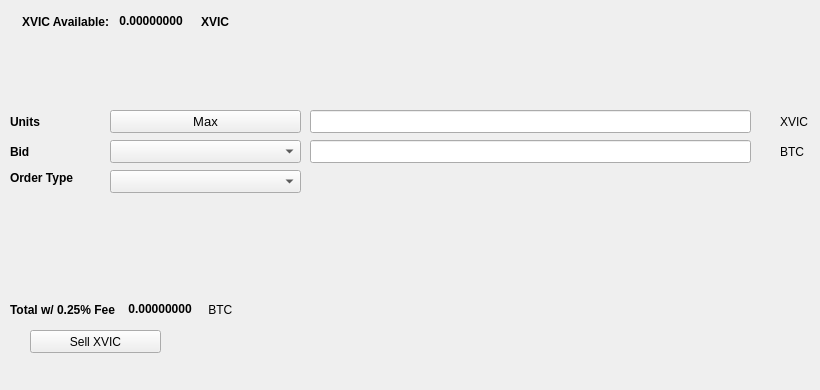
   <widget class="QWidget" name="SellTab">
    <attribute name="title">
     <string>Sell</string>
    </attribute>
    <widget class="QLabel" name="label_16">
     <property name="geometry">
      <rect>
       <x>780</x>
       <y>140</y>
       <width>31</width>
       <height>23</height>
      </rect>
     </property>
     <property name="text">
      <string>BTC</string>
     </property>
    </widget>
    <widget class="QComboBox" name="SellBidcomboBox">
     <property name="geometry">
      <rect>
       <x>110</x>
       <y>140</y>
       <width>191</width>
       <height>23</height>
      </rect>
     </property>
     <property name="font">
      <font>
       <pointsize>10</pointsize>
      </font>
     </property>
    </widget>
    <widget class="QLabel" name="label_18">
     <property name="geometry">
      <rect>
       <x>10</x>
       <y>110</y>
       <width>46</width>
       <height>23</height>
      </rect>
     </property>
     <property name="font">
      <font>
       <weight>75</weight>
       <bold>true</bold>
      </font>
     </property>
     <property name="text">
      <string>Units</string>
     </property>
    </widget>
    <widget class="QPushButton" name="Sell_Max_Amount">
     <property name="geometry">
      <rect>
       <x>110</x>
       <y>110</y>
       <width>191</width>
       <height>23</height>
      </rect>
     </property>
     <property name="font">
      <font>
       <pointsize>10</pointsize>
      </font>
     </property>
     <property name="text">
      <string>Max</string>
     </property>
    </widget>
    <widget class="QLabel" name="label_20">
     <property name="geometry">
      <rect>
       <x>10</x>
       <y>170</y>
       <width>91</width>
       <height>16</height>
      </rect>
     </property>
     <property name="font">
      <font>
       <weight>75</weight>
       <bold>true</bold>
      </font>
     </property>
     <property name="text">
      <string>Order Type</string>
     </property>
    </widget>
    <widget class="QComboBox" name="SellOrdertypeCombo">
     <property name="geometry">
      <rect>
       <x>110</x>
       <y>170</y>
       <width>191</width>
       <height>23</height>
      </rect>
     </property>
     <property name="font">
      <font>
       <pointsize>10</pointsize>
      </font>
     </property>
    </widget>
    <widget class="QLabel" name="label_21">
     <property name="geometry">
      <rect>
       <x>10</x>
       <y>140</y>
       <width>46</width>
       <height>23</height>
      </rect>
     </property>
     <property name="font">
      <font>
       <weight>75</weight>
       <bold>true</bold>
      </font>
     </property>
     <property name="text">
      <string>Bid</string>
     </property>
    </widget>
    <widget class="QLabel" name="label_22">
     <property name="geometry">
      <rect>
       <x>780</x>
       <y>110</y>
       <width>31</width>
       <height>23</height>
      </rect>
     </property>
     <property name="text">
      <string>XVIC</string>
     </property>
    </widget>
    <widget class="QLineEdit" name="UnitsInputXVIC">
     <property name="geometry">
      <rect>
       <x>310</x>
       <y>110</y>
       <width>441</width>
       <height>23</height>
      </rect>
     </property>
     <property name="font">
      <font>
       <pointsize>9</pointsize>
       <weight>75</weight>
       <bold>true</bold>
      </font>
     </property>
    </widget>
    <widget class="QLineEdit" name="SellBidPriceEdit">
     <property name="geometry">
      <rect>
       <x>310</x>
       <y>140</y>
       <width>441</width>
       <height>23</height>
      </rect>
     </property>
     <property name="font">
      <font>
       <pointsize>9</pointsize>
       <weight>75</weight>
       <bold>true</bold>
      </font>
     </property>
    </widget>
    <widget class="QPushButton" name="SellXVICBTN">
     <property name="geometry">
      <rect>
       <x>30</x>
       <y>330</y>
       <width>131</width>
       <height>23</height>
      </rect>
     </property>
     <property name="text">
      <string>Sell XVIC</string>
     </property>
     <property name="icon">
      <iconset resource="../xvic">
       <normaloff>:/icons/bitcoin</normaloff>:/icons/bitcoin</iconset>
     </property>
    </widget>
    <widget class="QWidget" name="layoutWidget3">
     <property name="geometry">
      <rect>
       <x>22</x>
       <y>12</y>
       <width>258</width>
       <height>19</height>
      </rect>
     </property>
     <layout class="QHBoxLayout" name="horizontalLayout">
      <item>
       <widget class="QLabel" name="label232_2">
        <property name="font">
         <font>
          <weight>75</weight>
          <bold>true</bold>
         </font>
        </property>
        <property name="text">
         <string>XVIC Available:</string>
        </property>
       </widget>
      </item>
      <item>
       <widget class="QLabel" name="XVICAvailableLabel">
        <property name="palette">
         <palette>
          <active>
           <colorrole role="WindowText">
            <brush brushstyle="SolidPattern">
             <color alpha="255">
              <red>0</red>
              <green>0</green>
              <blue>0</blue>
             </color>
            </brush>
           </colorrole>
           <colorrole role="Button">
            <brush brushstyle="SolidPattern">
             <color alpha="255">
              <red>0</red>
              <green>170</green>
              <blue>0</blue>
             </color>
            </brush>
           </colorrole>
           <colorrole role="Light">
            <brush brushstyle="SolidPattern">
             <color alpha="255">
              <red>0</red>
              <green>255</green>
              <blue>0</blue>
             </color>
            </brush>
           </colorrole>
           <colorrole role="Midlight">
            <brush brushstyle="SolidPattern">
             <color alpha="255">
              <red>0</red>
              <green>212</green>
              <blue>0</blue>
             </color>
            </brush>
           </colorrole>
           <colorrole role="Dark">
            <brush brushstyle="SolidPattern">
             <color alpha="255">
              <red>0</red>
              <green>85</green>
              <blue>0</blue>
             </color>
            </brush>
           </colorrole>
           <colorrole role="Mid">
            <brush brushstyle="SolidPattern">
             <color alpha="255">
              <red>0</red>
              <green>113</green>
              <blue>0</blue>
             </color>
            </brush>
           </colorrole>
           <colorrole role="Text">
            <brush brushstyle="SolidPattern">
             <color alpha="255">
              <red>0</red>
              <green>170</green>
              <blue>0</blue>
             </color>
            </brush>
           </colorrole>
           <colorrole role="BrightText">
            <brush brushstyle="SolidPattern">
             <color alpha="255">
              <red>255</red>
              <green>255</green>
              <blue>255</blue>
             </color>
            </brush>
           </colorrole>
           <colorrole role="ButtonText">
            <brush brushstyle="SolidPattern">
             <color alpha="255">
              <red>0</red>
              <green>0</green>
              <blue>0</blue>
             </color>
            </brush>
           </colorrole>
           <colorrole role="Base">
            <brush brushstyle="SolidPattern">
             <color alpha="255">
              <red>255</red>
              <green>255</green>
              <blue>255</blue>
             </color>
            </brush>
           </colorrole>
           <colorrole role="Window">
            <brush brushstyle="SolidPattern">
             <color alpha="255">
              <red>0</red>
              <green>170</green>
              <blue>0</blue>
             </color>
            </brush>
           </colorrole>
           <colorrole role="Shadow">
            <brush brushstyle="SolidPattern">
             <color alpha="255">
              <red>0</red>
              <green>0</green>
              <blue>0</blue>
             </color>
            </brush>
           </colorrole>
           <colorrole role="AlternateBase">
            <brush brushstyle="SolidPattern">
             <color alpha="255">
              <red>127</red>
              <green>212</green>
              <blue>127</blue>
             </color>
            </brush>
           </colorrole>
           <colorrole role="ToolTipBase">
            <brush brushstyle="SolidPattern">
             <color alpha="255">
              <red>255</red>
              <green>255</green>
              <blue>220</blue>
             </color>
            </brush>
           </colorrole>
           <colorrole role="ToolTipText">
            <brush brushstyle="SolidPattern">
             <color alpha="255">
              <red>0</red>
              <green>0</green>
              <blue>0</blue>
             </color>
            </brush>
           </colorrole>
          </active>
          <inactive>
           <colorrole role="WindowText">
            <brush brushstyle="SolidPattern">
             <color alpha="255">
              <red>0</red>
              <green>0</green>
              <blue>0</blue>
             </color>
            </brush>
           </colorrole>
           <colorrole role="Button">
            <brush brushstyle="SolidPattern">
             <color alpha="255">
              <red>0</red>
              <green>170</green>
              <blue>0</blue>
             </color>
            </brush>
           </colorrole>
           <colorrole role="Light">
            <brush brushstyle="SolidPattern">
             <color alpha="255">
              <red>0</red>
              <green>255</green>
              <blue>0</blue>
             </color>
            </brush>
           </colorrole>
           <colorrole role="Midlight">
            <brush brushstyle="SolidPattern">
             <color alpha="255">
              <red>0</red>
              <green>212</green>
              <blue>0</blue>
             </color>
            </brush>
           </colorrole>
           <colorrole role="Dark">
            <brush brushstyle="SolidPattern">
             <color alpha="255">
              <red>0</red>
              <green>85</green>
              <blue>0</blue>
             </color>
            </brush>
           </colorrole>
           <colorrole role="Mid">
            <brush brushstyle="SolidPattern">
             <color alpha="255">
              <red>0</red>
              <green>113</green>
              <blue>0</blue>
             </color>
            </brush>
           </colorrole>
           <colorrole role="Text">
            <brush brushstyle="SolidPattern">
             <color alpha="255">
              <red>0</red>
              <green>170</green>
              <blue>0</blue>
             </color>
            </brush>
           </colorrole>
           <colorrole role="BrightText">
            <brush brushstyle="SolidPattern">
             <color alpha="255">
              <red>255</red>
              <green>255</green>
              <blue>255</blue>
             </color>
            </brush>
           </colorrole>
           <colorrole role="ButtonText">
            <brush brushstyle="SolidPattern">
             <color alpha="255">
              <red>0</red>
              <green>0</green>
              <blue>0</blue>
             </color>
            </brush>
           </colorrole>
           <colorrole role="Base">
            <brush brushstyle="SolidPattern">
             <color alpha="255">
              <red>255</red>
              <green>255</green>
              <blue>255</blue>
             </color>
            </brush>
           </colorrole>
           <colorrole role="Window">
            <brush brushstyle="SolidPattern">
             <color alpha="255">
              <red>0</red>
              <green>170</green>
              <blue>0</blue>
             </color>
            </brush>
           </colorrole>
           <colorrole role="Shadow">
            <brush brushstyle="SolidPattern">
             <color alpha="255">
              <red>0</red>
              <green>0</green>
              <blue>0</blue>
             </color>
            </brush>
           </colorrole>
           <colorrole role="AlternateBase">
            <brush brushstyle="SolidPattern">
             <color alpha="255">
              <red>127</red>
              <green>212</green>
              <blue>127</blue>
             </color>
            </brush>
           </colorrole>
           <colorrole role="ToolTipBase">
            <brush brushstyle="SolidPattern">
             <color alpha="255">
              <red>255</red>
              <green>255</green>
              <blue>220</blue>
             </color>
            </brush>
           </colorrole>
           <colorrole role="ToolTipText">
            <brush brushstyle="SolidPattern">
             <color alpha="255">
              <red>0</red>
              <green>0</green>
              <blue>0</blue>
             </color>
            </brush>
           </colorrole>
          </inactive>
          <disabled>
           <colorrole role="WindowText">
            <brush brushstyle="SolidPattern">
             <color alpha="255">
              <red>0</red>
              <green>85</green>
              <blue>0</blue>
             </color>
            </brush>
           </colorrole>
           <colorrole role="Button">
            <brush brushstyle="SolidPattern">
             <color alpha="255">
              <red>0</red>
              <green>170</green>
              <blue>0</blue>
             </color>
            </brush>
           </colorrole>
           <colorrole role="Light">
            <brush brushstyle="SolidPattern">
             <color alpha="255">
              <red>0</red>
              <green>255</green>
              <blue>0</blue>
             </color>
            </brush>
           </colorrole>
           <colorrole role="Midlight">
            <brush brushstyle="SolidPattern">
             <color alpha="255">
              <red>0</red>
              <green>212</green>
              <blue>0</blue>
             </color>
            </brush>
           </colorrole>
           <colorrole role="Dark">
            <brush brushstyle="SolidPattern">
             <color alpha="255">
              <red>0</red>
              <green>85</green>
              <blue>0</blue>
             </color>
            </brush>
           </colorrole>
           <colorrole role="Mid">
            <brush brushstyle="SolidPattern">
             <color alpha="255">
              <red>0</red>
              <green>113</green>
              <blue>0</blue>
             </color>
            </brush>
           </colorrole>
           <colorrole role="Text">
            <brush brushstyle="SolidPattern">
             <color alpha="255">
              <red>0</red>
              <green>85</green>
              <blue>0</blue>
             </color>
            </brush>
           </colorrole>
           <colorrole role="BrightText">
            <brush brushstyle="SolidPattern">
             <color alpha="255">
              <red>255</red>
              <green>255</green>
              <blue>255</blue>
             </color>
            </brush>
           </colorrole>
           <colorrole role="ButtonText">
            <brush brushstyle="SolidPattern">
             <color alpha="255">
              <red>0</red>
              <green>85</green>
              <blue>0</blue>
             </color>
            </brush>
           </colorrole>
           <colorrole role="Base">
            <brush brushstyle="SolidPattern">
             <color alpha="255">
              <red>0</red>
              <green>170</green>
              <blue>0</blue>
             </color>
            </brush>
           </colorrole>
           <colorrole role="Window">
            <brush brushstyle="SolidPattern">
             <color alpha="255">
              <red>0</red>
              <green>170</green>
              <blue>0</blue>
             </color>
            </brush>
           </colorrole>
           <colorrole role="Shadow">
            <brush brushstyle="SolidPattern">
             <color alpha="255">
              <red>0</red>
              <green>0</green>
              <blue>0</blue>
             </color>
            </brush>
           </colorrole>
           <colorrole role="AlternateBase">
            <brush brushstyle="SolidPattern">
             <color alpha="255">
              <red>0</red>
              <green>170</green>
              <blue>0</blue>
             </color>
            </brush>
           </colorrole>
           <colorrole role="ToolTipBase">
            <brush brushstyle="SolidPattern">
             <color alpha="255">
              <red>255</red>
              <green>255</green>
              <blue>220</blue>
             </color>
            </brush>
           </colorrole>
           <colorrole role="ToolTipText">
            <brush brushstyle="SolidPattern">
             <color alpha="255">
              <red>0</red>
              <green>0</green>
              <blue>0</blue>
             </color>
            </brush>
           </colorrole>
          </disabled>
         </palette>
        </property>
        <property name="font">
         <font>
          <weight>75</weight>
          <bold>true</bold>
         </font>
        </property>
        <property name="text">
         <string> 0.00000000 </string>
        </property>
        <property name="textInteractionFlags">
         <set>Qt::LinksAccessibleByMouse|Qt::TextSelectableByKeyboard|Qt::TextSelectableByMouse</set>
        </property>
       </widget>
      </item>
      <item>
       <widget class="QLabel" name="labelXVIC">
        <property name="font">
         <font>
          <weight>75</weight>
          <bold>true</bold>
         </font>
        </property>
        <property name="text">
         <string>XVIC</string>
        </property>
       </widget>
      </item>
     </layout>
    </widget>
    <widget class="QWidget" name="layoutWidget">
     <property name="geometry">
      <rect>
       <x>10</x>
       <y>300</y>
       <width>268</width>
       <height>19</height>
      </rect>
     </property>
     <layout class="QHBoxLayout" name="horizontalLayout_2">
      <item>
       <widget class="QLabel" name="label_19">
        <property name="font">
         <font>
          <weight>75</weight>
          <bold>true</bold>
         </font>
        </property>
        <property name="text">
         <string>Total w/ 0.25% Fee </string>
        </property>
       </widget>
      </item>
      <item>
       <widget class="QLabel" name="SellCostLabel">
        <property name="palette">
         <palette>
          <active>
           <colorrole role="WindowText">
            <brush brushstyle="SolidPattern">
             <color alpha="255">
              <red>0</red>
              <green>0</green>
              <blue>0</blue>
             </color>
            </brush>
           </colorrole>
           <colorrole role="Button">
            <brush brushstyle="SolidPattern">
             <color alpha="255">
              <red>0</red>
              <green>170</green>
              <blue>0</blue>
             </color>
            </brush>
           </colorrole>
           <colorrole role="Light">
            <brush brushstyle="SolidPattern">
             <color alpha="255">
              <red>0</red>
              <green>255</green>
              <blue>0</blue>
             </color>
            </brush>
           </colorrole>
           <colorrole role="Midlight">
            <brush brushstyle="SolidPattern">
             <color alpha="255">
              <red>0</red>
              <green>212</green>
              <blue>0</blue>
             </color>
            </brush>
           </colorrole>
           <colorrole role="Dark">
            <brush brushstyle="SolidPattern">
             <color alpha="255">
              <red>0</red>
              <green>85</green>
              <blue>0</blue>
             </color>
            </brush>
           </colorrole>
           <colorrole role="Mid">
            <brush brushstyle="SolidPattern">
             <color alpha="255">
              <red>0</red>
              <green>113</green>
              <blue>0</blue>
             </color>
            </brush>
           </colorrole>
           <colorrole role="Text">
            <brush brushstyle="SolidPattern">
             <color alpha="255">
              <red>0</red>
              <green>170</green>
              <blue>0</blue>
             </color>
            </brush>
           </colorrole>
           <colorrole role="BrightText">
            <brush brushstyle="SolidPattern">
             <color alpha="255">
              <red>255</red>
              <green>255</green>
              <blue>255</blue>
             </color>
            </brush>
           </colorrole>
           <colorrole role="ButtonText">
            <brush brushstyle="SolidPattern">
             <color alpha="255">
              <red>0</red>
              <green>0</green>
              <blue>0</blue>
             </color>
            </brush>
           </colorrole>
           <colorrole role="Base">
            <brush brushstyle="SolidPattern">
             <color alpha="255">
              <red>255</red>
              <green>255</green>
              <blue>255</blue>
             </color>
            </brush>
           </colorrole>
           <colorrole role="Window">
            <brush brushstyle="SolidPattern">
             <color alpha="255">
              <red>0</red>
              <green>170</green>
              <blue>0</blue>
             </color>
            </brush>
           </colorrole>
           <colorrole role="Shadow">
            <brush brushstyle="SolidPattern">
             <color alpha="255">
              <red>0</red>
              <green>0</green>
              <blue>0</blue>
             </color>
            </brush>
           </colorrole>
           <colorrole role="AlternateBase">
            <brush brushstyle="SolidPattern">
             <color alpha="255">
              <red>127</red>
              <green>212</green>
              <blue>127</blue>
             </color>
            </brush>
           </colorrole>
           <colorrole role="ToolTipBase">
            <brush brushstyle="SolidPattern">
             <color alpha="255">
              <red>255</red>
              <green>255</green>
              <blue>220</blue>
             </color>
            </brush>
           </colorrole>
           <colorrole role="ToolTipText">
            <brush brushstyle="SolidPattern">
             <color alpha="255">
              <red>0</red>
              <green>0</green>
              <blue>0</blue>
             </color>
            </brush>
           </colorrole>
          </active>
          <inactive>
           <colorrole role="WindowText">
            <brush brushstyle="SolidPattern">
             <color alpha="255">
              <red>0</red>
              <green>0</green>
              <blue>0</blue>
             </color>
            </brush>
           </colorrole>
           <colorrole role="Button">
            <brush brushstyle="SolidPattern">
             <color alpha="255">
              <red>0</red>
              <green>170</green>
              <blue>0</blue>
             </color>
            </brush>
           </colorrole>
           <colorrole role="Light">
            <brush brushstyle="SolidPattern">
             <color alpha="255">
              <red>0</red>
              <green>255</green>
              <blue>0</blue>
             </color>
            </brush>
           </colorrole>
           <colorrole role="Midlight">
            <brush brushstyle="SolidPattern">
             <color alpha="255">
              <red>0</red>
              <green>212</green>
              <blue>0</blue>
             </color>
            </brush>
           </colorrole>
           <colorrole role="Dark">
            <brush brushstyle="SolidPattern">
             <color alpha="255">
              <red>0</red>
              <green>85</green>
              <blue>0</blue>
             </color>
            </brush>
           </colorrole>
           <colorrole role="Mid">
            <brush brushstyle="SolidPattern">
             <color alpha="255">
              <red>0</red>
              <green>113</green>
              <blue>0</blue>
             </color>
            </brush>
           </colorrole>
           <colorrole role="Text">
            <brush brushstyle="SolidPattern">
             <color alpha="255">
              <red>0</red>
              <green>170</green>
              <blue>0</blue>
             </color>
            </brush>
           </colorrole>
           <colorrole role="BrightText">
            <brush brushstyle="SolidPattern">
             <color alpha="255">
              <red>255</red>
              <green>255</green>
              <blue>255</blue>
             </color>
            </brush>
           </colorrole>
           <colorrole role="ButtonText">
            <brush brushstyle="SolidPattern">
             <color alpha="255">
              <red>0</red>
              <green>0</green>
              <blue>0</blue>
             </color>
            </brush>
           </colorrole>
           <colorrole role="Base">
            <brush brushstyle="SolidPattern">
             <color alpha="255">
              <red>255</red>
              <green>255</green>
              <blue>255</blue>
             </color>
            </brush>
           </colorrole>
           <colorrole role="Window">
            <brush brushstyle="SolidPattern">
             <color alpha="255">
              <red>0</red>
              <green>170</green>
              <blue>0</blue>
             </color>
            </brush>
           </colorrole>
           <colorrole role="Shadow">
            <brush brushstyle="SolidPattern">
             <color alpha="255">
              <red>0</red>
              <green>0</green>
              <blue>0</blue>
             </color>
            </brush>
           </colorrole>
           <colorrole role="AlternateBase">
            <brush brushstyle="SolidPattern">
             <color alpha="255">
              <red>127</red>
              <green>212</green>
              <blue>127</blue>
             </color>
            </brush>
           </colorrole>
           <colorrole role="ToolTipBase">
            <brush brushstyle="SolidPattern">
             <color alpha="255">
              <red>255</red>
              <green>255</green>
              <blue>220</blue>
             </color>
            </brush>
           </colorrole>
           <colorrole role="ToolTipText">
            <brush brushstyle="SolidPattern">
             <color alpha="255">
              <red>0</red>
              <green>0</green>
              <blue>0</blue>
             </color>
            </brush>
           </colorrole>
          </inactive>
          <disabled>
           <colorrole role="WindowText">
            <brush brushstyle="SolidPattern">
             <color alpha="255">
              <red>0</red>
              <green>85</green>
              <blue>0</blue>
             </color>
            </brush>
           </colorrole>
           <colorrole role="Button">
            <brush brushstyle="SolidPattern">
             <color alpha="255">
              <red>0</red>
              <green>170</green>
              <blue>0</blue>
             </color>
            </brush>
           </colorrole>
           <colorrole role="Light">
            <brush brushstyle="SolidPattern">
             <color alpha="255">
              <red>0</red>
              <green>255</green>
              <blue>0</blue>
             </color>
            </brush>
           </colorrole>
           <colorrole role="Midlight">
            <brush brushstyle="SolidPattern">
             <color alpha="255">
              <red>0</red>
              <green>212</green>
              <blue>0</blue>
             </color>
            </brush>
           </colorrole>
           <colorrole role="Dark">
            <brush brushstyle="SolidPattern">
             <color alpha="255">
              <red>0</red>
              <green>85</green>
              <blue>0</blue>
             </color>
            </brush>
           </colorrole>
           <colorrole role="Mid">
            <brush brushstyle="SolidPattern">
             <color alpha="255">
              <red>0</red>
              <green>113</green>
              <blue>0</blue>
             </color>
            </brush>
           </colorrole>
           <colorrole role="Text">
            <brush brushstyle="SolidPattern">
             <color alpha="255">
              <red>0</red>
              <green>85</green>
              <blue>0</blue>
             </color>
            </brush>
           </colorrole>
           <colorrole role="BrightText">
            <brush brushstyle="SolidPattern">
             <color alpha="255">
              <red>255</red>
              <green>255</green>
              <blue>255</blue>
             </color>
            </brush>
           </colorrole>
           <colorrole role="ButtonText">
            <brush brushstyle="SolidPattern">
             <color alpha="255">
              <red>0</red>
              <green>85</green>
              <blue>0</blue>
             </color>
            </brush>
           </colorrole>
           <colorrole role="Base">
            <brush brushstyle="SolidPattern">
             <color alpha="255">
              <red>0</red>
              <green>170</green>
              <blue>0</blue>
             </color>
            </brush>
           </colorrole>
           <colorrole role="Window">
            <brush brushstyle="SolidPattern">
             <color alpha="255">
              <red>0</red>
              <green>170</green>
              <blue>0</blue>
             </color>
            </brush>
           </colorrole>
           <colorrole role="Shadow">
            <brush brushstyle="SolidPattern">
             <color alpha="255">
              <red>0</red>
              <green>0</green>
              <blue>0</blue>
             </color>
            </brush>
           </colorrole>
           <colorrole role="AlternateBase">
            <brush brushstyle="SolidPattern">
             <color alpha="255">
              <red>0</red>
              <green>170</green>
              <blue>0</blue>
             </color>
            </brush>
           </colorrole>
           <colorrole role="ToolTipBase">
            <brush brushstyle="SolidPattern">
             <color alpha="255">
              <red>255</red>
              <green>255</green>
              <blue>220</blue>
             </color>
            </brush>
           </colorrole>
           <colorrole role="ToolTipText">
            <brush brushstyle="SolidPattern">
             <color alpha="255">
              <red>0</red>
              <green>0</green>
              <blue>0</blue>
             </color>
            </brush>
           </colorrole>
          </disabled>
         </palette>
        </property>
        <property name="font">
         <font>
          <weight>75</weight>
          <bold>true</bold>
         </font>
        </property>
        <property name="autoFillBackground">
         <bool>false</bool>
        </property>
        <property name="text">
         <string> 0.00000000</string>
        </property>
        <property name="textInteractionFlags">
         <set>Qt::LinksAccessibleByMouse|Qt::TextSelectableByMouse</set>
        </property>
       </widget>
      </item>
      <item>
       <widget class="QLabel" name="label_17">
        <property name="font">
         <font>
          <weight>50</weight>
          <bold>false</bold>
         </font>
        </property>
        <property name="text">
         <string> BTC</string>
        </property>
       </widget>
      </item>
     </layout>
    </widget>
    <widget class="QLabel" name="label_23">
     <property name="geometry">
      <rect>
       <x>460</x>
       <y>300</y>
       <width>281</width>
       <height>81</height>
      </rect>
     </property>
     <property name="text">
      <string/>
     </property>
     <property name="pixmap">
      <pixmap>:/images/bittrex</pixmap>
     </property>
    </widget>
   </widget>
